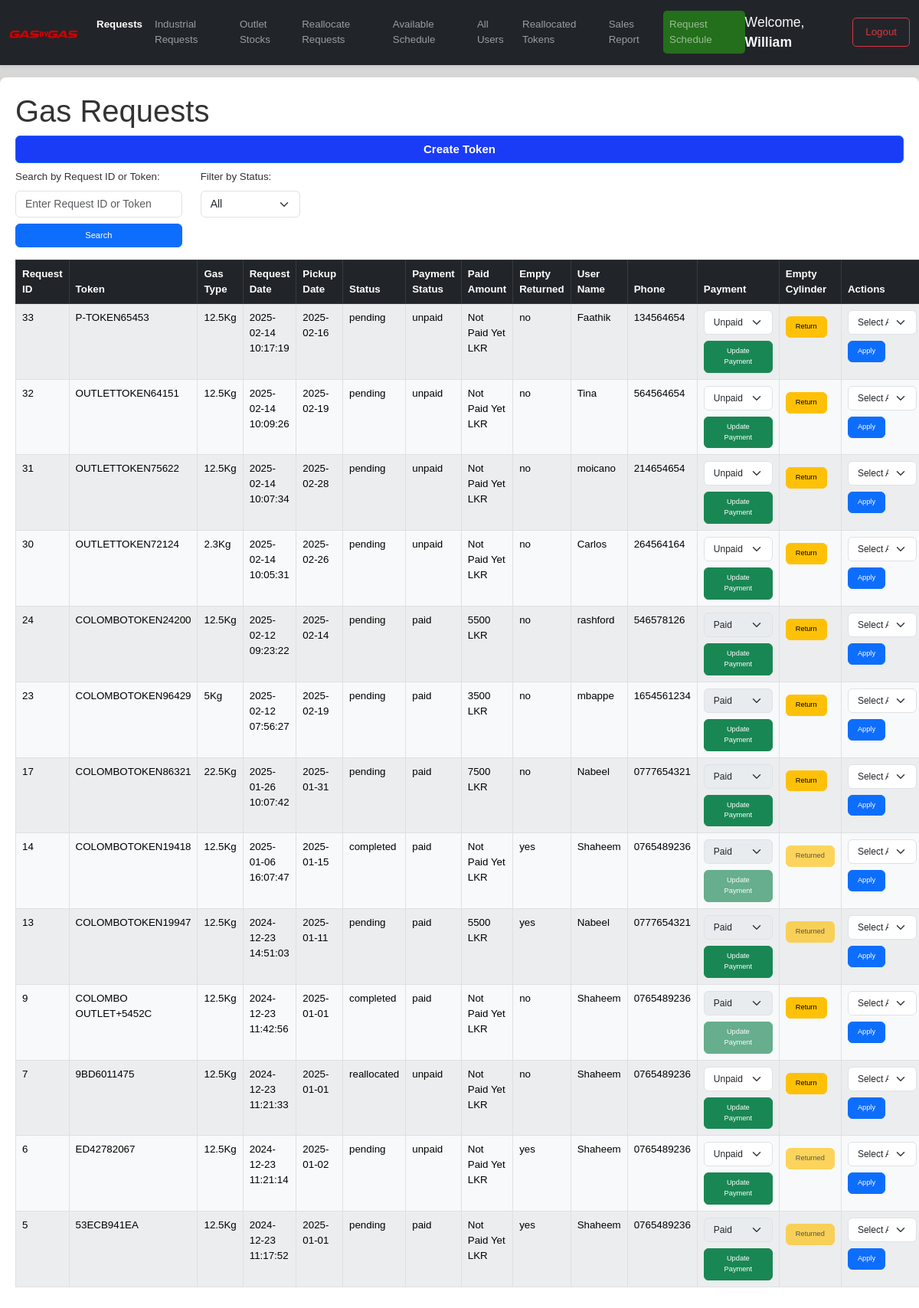
The app's page /outlet/outlet-dashboard.php (signed in) with its own data.
### tables this page shows
CREATE TABLE `users` (
  `UserID` int(11) NOT NULL,
  `FullName` varchar(100) NOT NULL,
  `outletID` int(10) NOT NULL DEFAULT 0,
  `Email` varchar(100) NOT NULL DEFAULT 'No Email',
  `PhoneNumber` varchar(15) NOT NULL,
  `NIC` varchar(12) NOT NULL,
  `RegOutlet` varchar(30) NOT NULL,
  `PasswordHash` varchar(255) NOT NULL,
  `Role` enum('consumer','outlet_manager','dispatch_office','physical_consumer') DEFAULT 'consumer',
  `CreatedAt` timestamp NOT NULL DEFAULT current_timestamp()
);

CREATE TABLE `gasrequests` (
  `RequestID` int(11) NOT NULL,
  `UserID` int(11) NOT NULL,
  `OutletID` int(11) NOT NULL,
  `Token` varchar(20) NOT NULL,
  `GasType` varchar(10) NOT NULL,
  `RequestDate` timestamp NOT NULL DEFAULT current_timestamp(),
  `ExpectedPickupDate` date NOT NULL,
  `Status` enum('pending','confirmed','completed','expired','reallocated','cancelled') DEFAULT 'pending',
  `PaymentStatus` enum('unpaid','paid') DEFAULT 'unpaid',
  `PaymentAmount` varchar(10) NOT NULL,
  `Returned` enum('yes','no') DEFAULT 'no',
  `OldUserID` int(11) DEFAULT NULL,
  `ReallocationDate` timestamp NULL DEFAULT NULL
);

### outlet/requests.php (the view, shortened to what this page needs)
<?php
$userID = $_SESSION['userID'];
$outletID = null;
$stmt = $conn->prepare("SELECT outletID FROM users WHERE UserID = ?");
$stmt->bind_param("i", $userID);
$stmt->execute();
$stmt->bind_result($outletID);
$statusFilter = $_GET['status'] ?? 'all';
$query = "SELECT r.RequestID, r.Token, r.GasType, r.RequestDate, r.ExpectedPickupDate, r.Status, r.PaymentStatus, r.PaymentAmount, r.Returned,
                 u.FullName, u.Email, u.PhoneNumber, u.NIC
          FROM gasrequests r
          JOIN users u ON r.UserID = u.UserID
          WHERE r.OutletID = ?";
$params = ["i", $outletID];
$query .= " ORDER BY r.RequestDate DESC";
$stmt = $conn->prepare($query);
$stmt->bind_param(...$params);
$stmt->execute();
$result = $stmt->get_result();
?>
<h1>Gas Requests</h1>
<button id="addCustomerBtn" type="button" class="btn btn-primary mb-2" data-bs-toggle="modal" data-bs-target="#customerModal">
    Create Token
</button>
<div class="row w-50">
    <div class="col-md-5 mb-3">
        <form method="GET" class="d-flex flex-column align-items-start xyz">
            <label for="searchQuery" class="mb-2">Search by Request ID or Token:</label>
            <input type="text" name="searchQuery" id="searchQuery" class="form-control" placeholder="Enter Request ID or Token" value="<?= isset($_GET['searchQuery']) ? htmlspecialchars($_GET['searchQuery']) : '' ?>">
            <button type="submit" class="btn btn-primary mt-2 w-100">Search</button>
        </form>
    </div>
    <div class="col-md-5 mb-3">
        <form method="GET" class="d-flex flex-column align-items-start xyz" style="display:inline;">
            <label for="status" class="mb-2">Filter by Status:</label>
            <select name="status" id="status" class="form-select" onchange="this.form.submit()">
                <option value="all" <?= ($statusFilter === 'all') ? 'selected' : '' ?>>All</option>
            </select>
        </form>
    </div>
</div>
<?php if ($result->num_rows > 0): ?>
    <table class="table table-bordered table-hover table-striped table-light">
    <thead class="table-dark">
        <tr>
            <th>Request ID</th>
            <th>Token</th>
            <th>Gas Type</th>
            <th>Request Date</th>
            <th>Pickup Date</th>
            <th>Status</th>
            <th>Payment Status</th>
            <th>Paid Amount</th>
            <th>Empty Returned</th>
            <th>User Name</th>
            <th>Phone</th>
            <th>Payment</th>
            <th>Empty Cylinder</th>
            <th>Actions</th>
        </tr>
    </thead>
    <tbody>
        <?php while ($row = $result->fetch_assoc()): ?>
            <tr>
                <td><?= htmlspecialchars($row['RequestID']) ?></td>
                <td><?= htmlspecialchars($row['Token']) ?></td>
                <td><?= htmlspecialchars($row['GasType']) ?>Kg</td>
                <td><?= htmlspecialchars($row['RequestDate']) ?></td>
                <td><?= htmlspecialchars($row['ExpectedPickupDate']) ?></td>
                <td class="status <?= strtolower($row['Status']) ?>"><?= htmlspecialchars($row['Status']) ?></td>
                <td><?= htmlspecialchars($row['PaymentStatus']) ?></td>
                <td><?= ($row['PaymentAmount'] == '') ? 'Not Paid Yet' : '' ?><?= htmlspecialchars($row['PaymentAmount']) ?> LKR</td>
                <td class="returned"><?= htmlspecialchars($row['Returned']) ?></td>
                <td><?= htmlspecialchars($row['FullName']) ?></td>
                <td><?= htmlspecialchars($row['PhoneNumber']) ?></td>
                <td>
                    <form class="payment-status-form abc" action="backend/process-request.php" method="POST" style="display:inline;">
                        <select name="paymentStatus" class="form-select" required <?= ($row['PaymentStatus'] === 'paid') ? 'disabled' : '' ?>>
                            <option value="paid" <?= ($row['PaymentStatus'] === 'paid') ? 'selected' : '' ?>>Paid</option>
                            <option value="unpaid" <?= ($row['PaymentStatus'] === 'unpaid') ? 'selected' : '' ?>>Unpaid</option>
                        </select>
                        <button type="submit" class="btn btn-success mt-2" <?= ($row['Status'] === 'completed') ? 'disabled' : '' ?>>Update Payment</button>
                    </form>
                </td>
                <td>
                    <form class="return-form abc" action="backend/process-request.php" method="POST" style="display:inline;">
                        <button type="submit" class="btn btn-warning mt-2" <?= ($row['Returned'] === 'yes') ? 'disabled' : '' ?>>
                            <?= ($row['Returned'] === 'yes') ? 'Returned' : 'Return' ?>
                        </button>
                    </form>
                </td>
                <td>
                    <form class="request-form abc" action="backend/process-request.php" method="POST" style="display:inline;">
                        <select name="action" class="form-select" required>
                            <option value="">Select Action</option>
                        </select>
                        <button type="submit" class="btn btn-primary mt-2">Apply</button>
                    </form>
                </td>
            </tr>
        <?php endwhile; ?>
    </tbody>
</table>
<?php else: ?>
    <div class="alert alert-info">No gas requests found for your outlet.</div>
<?php endif; ?>

### outlet/outlet-dashboard.php (shortened to what this page needs)
<?php
require '../db.php';
$userID = $_SESSION['userID'];
$stmt = $conn->prepare("SELECT FullName FROM users WHERE UserID = ?");
$stmt->bind_param("i", $userID);
$stmt->execute();
$stmt->bind_result($fullName);
?>
<!DOCTYPE html>
<html lang="en">
<head>
    <link href="https://cdn.jsdelivr.net/npm/bootstrap@5.3.0-alpha1/dist/css/bootstrap.min.css" rel="stylesheet">
    <link href="https://cdnjs.cloudflare.com/ajax/libs/select2/4.0.13/css/select2.min.css" rel="stylesheet" />
</head>
<body style="background: hsla(240, 2%, 12%, 0.178);">
<nav class="navbar navbar-expand-lg navbar-dark bg-dark sticky-top shadow-sm">
    <div class="container-fluid">
        <a class="navbar-brand" href="template.php">
            <img src="../assets/logo.png" alt="Brand Logo" class="navbar-logo">
        </a>
        <div class="collapse navbar-collapse" id="navbarNav">
            <?php $page = $_GET['page'] ?? 'requests'; ?>
            <ul class="navbar-nav me-auto mb-2 mb-lg-0">
                <li class="nav-item">
                    <a class="nav-link <?= $page === 'requests' ? 'active' : '' ?>" href="outlet-dashboard.php?page=requests">Requests</a>
                </li>
                <li class="nav-item">
                    <a class="nav-link <?= $page === 'industrial-requests' ? 'active' : '' ?>" href="outlet-dashboard.php?page=industrial-requests">Industrial Requests</a>
                </li>
                <li class="nav-item">
                    <a class="nav-link <?= $page === 'outlet-stocks' ? 'active' : '' ?>" href="outlet-dashboard.php?page=outlet-stocks">Outlet Stocks</a>
                </li>
                <li class="nav-item">
                    <a class="nav-link <?= $page === 'reallocate' ? 'active' : '' ?>" href="outlet-dashboard.php?page=reallocate">Reallocate Requests</a>
                </li>
                <li class="nav-item">
                    <a class="nav-link <?= $page === 'available-schedule' ? 'active' : '' ?>" href="outlet-dashboard.php?page=available-schedule">Available Schedule</a>
                </li>
                <li class="nav-item">
                    <a class="nav-link <?= $page === 'users' ? 'active' : '' ?>" href="outlet-dashboard.php?page=users">All Users</a>
                </li>
                <li class="nav-item">
                    <a class="nav-link <?= $page === 'r-token' ? 'active' : '' ?>" href="outlet-dashboard.php?page=r-token">Reallocated Tokens</a>
                </li>
                <li class="nav-item">
                    <a class="nav-link <?= $page === 'report' ? 'active' : '' ?>" href="outlet-dashboard.php?page=report">Sales Report</a>
                </li>
                <li class="nav-item">
                    <a class="nav-link main <?= $page === 'schedule' ? 'active' : '' ?>" href="outlet-dashboard.php?page=schedule">Request Schedule</a>
                </li>
            </ul>
            <span class="navbar-text me-3 text-light">
                Welcome, <span class="fw-bold"><?= htmlspecialchars($fullName); ?></span>
            </span>
            <a href="../logout.php" class="btn btn-outline-danger">Logout</a>
        </div>
    </div>
</nav>
    <div class="container d-flex flex-column mb-2 mt-3">
        <?php
        $allowed_pages = ['requests', 'outlet-stocks', 'reallocate', 'industrial-requests', 'schedule', 'available-schedule', 'users','r-token','report','profile'];
        if (in_array($page, $allowed_pages)) {
            include "$page.php";
        } else {
            include 'requests.php';
        }
        ?>
    </div>
</body>
</html>

### outlet/outlet-dashboard.php (style rules this page uses)
body { font-family: 'Poppins', sans-serif; background-color: #f4f7fa; color: #333; padding-bottom: 20px; }
.container { max-width: 1700px; background-color: #fff; border-radius: 8px; padding: 30px; box-shadow: 0 4px 8px rgba(0, 0, 0, 0.1); }
.navbar-logo { width: 120px; height: auto; }
.navbar-nav .nav-link { transition: all 0.3s ease; }
.main { transition: all 0.3s ease; background-color: rgba(43, 255, 0, 0.34) !important; border-radius: 5px; }
.navbar-nav .nav-link.active { color:rgb(255, 255, 255); font-weight: 600; border-radius: 5px; }
.navbar-text { font-size: 1.1rem; }
.btn-outline-danger { border-radius: 5px; padding: 8px 16px; }
.navbar-collapse { justify-content: flex-end; }
@media (max-width: 1650px) { .navbar-logo { width: 90px; } }
@media (max-width: 1650px) { .nav-link { font-size: smaller; } }

### outlet/requests.php (style rules this page uses)
body { font-family: 'Poppins', sans-serif; background-color: #f4f7fa; color: #333; padding-bottom: 20px; }
#addCustomerBtn { font-size: 15px; font-weight: 600; background-color:rgba(2, 39, 247, 0.9); }
.container { max-width: 1900px; background-color: #fff; border-radius: 8px; padding: 20px; box-shadow: 0 4px 8px rgba(0, 0, 0, 0.1); font-size: 15.5px; }
.navbar-logo { width: 120px; height: auto; }
.navbar-nav .nav-link { transition: all 0.3s ease; }
.main { transition: all 0.3s ease; background-color: rgba(43, 255, 0, 0.34) !important; border-radius: 5px; }
.navbar-nav .nav-link.active { color:rgb(255, 255, 255); font-weight: 600; border-radius: 5px; }
.navbar-text { font-size: 1.1rem; }
.btn-outline-danger { border-radius: 5px; padding: 8px 16px; }
.navbar-collapse { justify-content: flex-end; }
@media (max-width: 1650px) { .container { font-size: smaller; } }
@media (max-width: 1650px) { .navbar-logo { width: 90px; } }
@media (max-width: 1650px) { .nav-link { font-size: smaller; } }
@media (max-width: 1650px) { .btn { font-size: smaller; } }
@media (max-width: 1650px) { .abc { font-size: smaller; } }
@media (max-width: 1650px) { .abc button, option { font-size: smaller; } }
@media (max-width: 1650px) { .abc .form-select { font-size: 12px; width: 90px; } }
@media (max-width: 1650px) { .xyz .form-select { font-size: 14px; width: 130px; } }
@media (max-width: 1650px) { .xyz input { font-size: 14px; } }

### records on screen
users: FullName "William"
gasrequests: RequestID "33", Token "P-TOKEN65453", GasType "12.5", RequestDate "2025-02-14 10:17:19", ExpectedPickupDate "2025-02-16", Status "pending", PaymentStatus "unpaid", PaymentAmount "Not Paid Yet", Returned "no", UserID.FullName "Faathik", UserID.PhoneNumber "134564654", paymentStatus "Unpaid"
gasrequests: RequestID "32", Token "OUTLETTOKEN64151", GasType "12.5", RequestDate "2025-02-14 10:09:26", ExpectedPickupDate "2025-02-19", Status "pending", PaymentStatus "unpaid", PaymentAmount "Not Paid Yet", Returned "no", UserID.FullName "Tina", UserID.PhoneNumber "564564654", paymentStatus "Unpaid"
gasrequests: RequestID "31", Token "OUTLETTOKEN75622", GasType "12.5", RequestDate "2025-02-14 10:07:34", ExpectedPickupDate "2025-02-28", Status "pending", PaymentStatus "unpaid", PaymentAmount "Not Paid Yet", Returned "no", UserID.FullName "moicano", UserID.PhoneNumber "214654654", paymentStatus "Unpaid"
gasrequests: RequestID "30", Token "OUTLETTOKEN72124", GasType "2.3", RequestDate "2025-02-14 10:05:31", ExpectedPickupDate "2025-02-26", Status "pending", PaymentStatus "unpaid", PaymentAmount "Not Paid Yet", Returned "no", UserID.FullName "Carlos", UserID.PhoneNumber "264564164", paymentStatus "Unpaid"
gasrequests: RequestID "24", Token "COLOMBOTOKEN24200", GasType "12.5", RequestDate "2025-02-12 09:23:22", ExpectedPickupDate "2025-02-14", Status "pending", PaymentStatus "paid", PaymentAmount "5500", Returned "no", UserID.FullName "rashford", UserID.PhoneNumber "546578126", paymentStatus "Paid"
gasrequests: RequestID "23", Token "COLOMBOTOKEN96429", GasType "5", RequestDate "2025-02-12 07:56:27", ExpectedPickupDate "2025-02-19", Status "pending", PaymentStatus "paid", PaymentAmount "3500", Returned "no", UserID.FullName "mbappe", UserID.PhoneNumber "1654561234", paymentStatus "Paid"
gasrequests: RequestID "17", Token "COLOMBOTOKEN86321", GasType "22.5", RequestDate "2025-01-26 10:07:42", ExpectedPickupDate "2025-01-31", Status "pending", PaymentStatus "paid", PaymentAmount "7500", Returned "no", UserID.FullName "Nabeel", UserID.PhoneNumber "0777654321", paymentStatus "Paid"
gasrequests: RequestID "14", Token "COLOMBOTOKEN19418", GasType "12.5", RequestDate "2025-01-06 16:07:47", ExpectedPickupDate "2025-01-15", Status "completed", PaymentStatus "paid", PaymentAmount "Not Paid Yet", Returned "yes", UserID.FullName "Shaheem", UserID.PhoneNumber "0765489236", paymentStatus "Paid"
gasrequests: RequestID "13", Token "COLOMBOTOKEN19947", GasType "12.5", RequestDate "2024-12-23 14:51:03", ExpectedPickupDate "2025-01-11", Status "pending", PaymentStatus "paid", PaymentAmount "5500", Returned "yes", UserID.FullName "Nabeel", UserID.PhoneNumber "0777654321", paymentStatus "Paid"
gasrequests: RequestID "9", Token "COLOMBO OUTLET+5452C", GasType "12.5", RequestDate "2024-12-23 11:42:56", ExpectedPickupDate "2025-01-01", Status "completed", PaymentStatus "paid", PaymentAmount "Not Paid Yet", Returned "no", UserID.FullName "Shaheem", UserID.PhoneNumber "0765489236", paymentStatus "Paid"
gasrequests: RequestID "7", Token "9BD6011475", GasType "12.5", RequestDate "2024-12-23 11:21:33", ExpectedPickupDate "2025-01-01", Status "reallocated", PaymentStatus "unpaid", PaymentAmount "Not Paid Yet", Returned "no", UserID.FullName "Shaheem", UserID.PhoneNumber "0765489236", paymentStatus "Unpaid"
gasrequests: RequestID "6", Token "ED42782067", GasType "12.5", RequestDate "2024-12-23 11:21:14", ExpectedPickupDate "2025-01-02", Status "pending", PaymentStatus "unpaid", PaymentAmount "Not Paid Yet", Returned "yes", UserID.FullName "Shaheem", UserID.PhoneNumber "0765489236", paymentStatus "Unpaid"
gasrequests: RequestID "5", Token "53ECB941EA", GasType "12.5", RequestDate "2024-12-23 11:17:52", ExpectedPickupDate "2025-01-01", Status "pending", PaymentStatus "paid", PaymentAmount "Not Paid Yet", Returned "yes", UserID.FullName "Shaheem", UserID.PhoneNumber "0765489236", paymentStatus "Paid"
